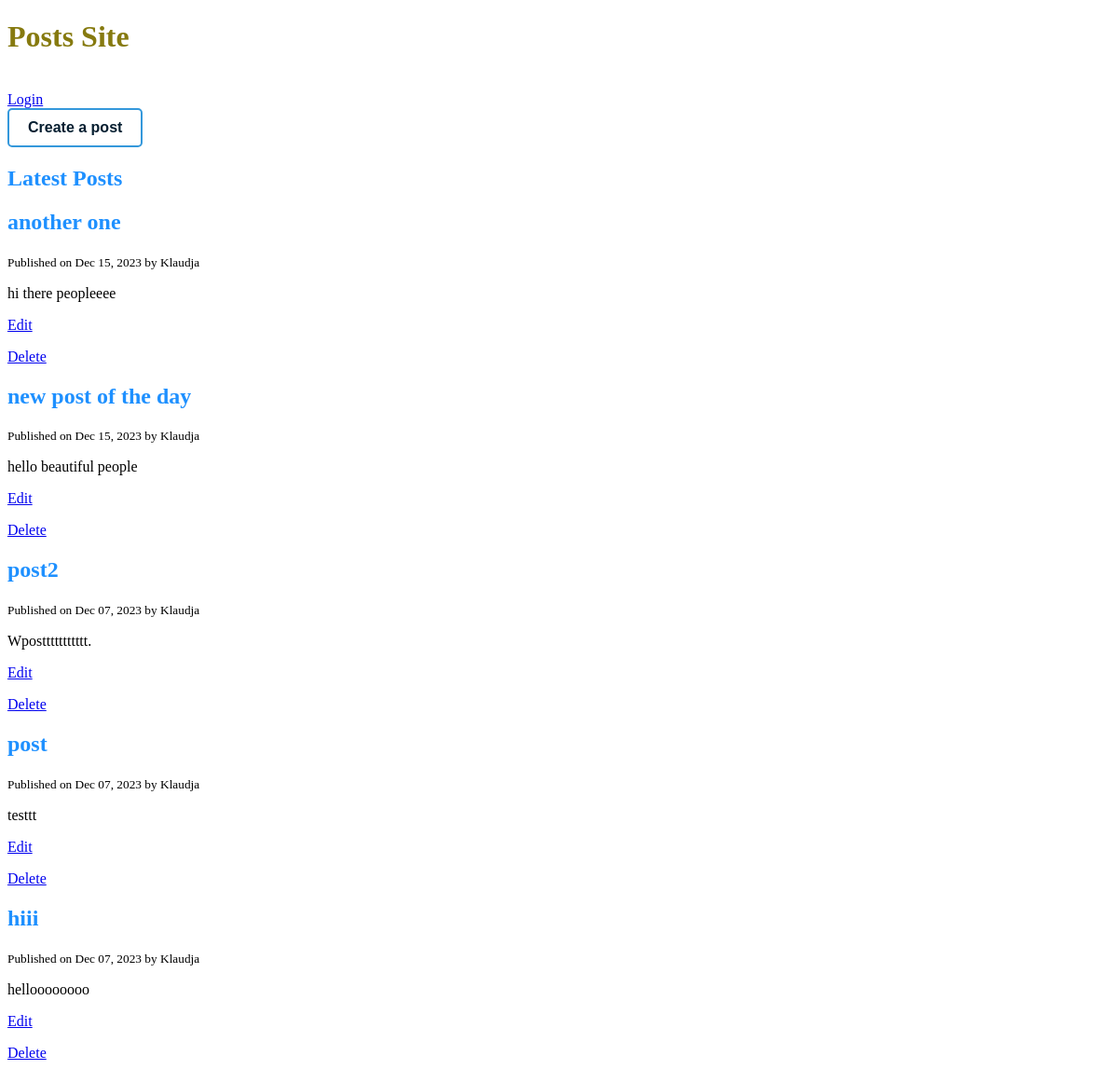
The page / on the database its author committed.
### blogapp/models.py (models this page shows, shortened)
class BlogPost(models.Model):
    title = models.CharField(max_length=100)
    content = models.TextField(default='Write your content here...')
    published_at = models.DateTimeField(default=timezone.now)
    author = models.ForeignKey(User, on_delete=models.CASCADE)
    class Meta:
        ordering = ['-published_at']

### blogapp/views.py (the view)
# urls.py: path("", blog, name="blog.html"),
def blog(request):
    posts = BlogPost.objects.all()
    context = {"posts" : posts}
    return render(request, "blogapp/blog.html", context)

### blogapp/templates/blogapp/blog.html (shortened to what this page needs)
{% load static %}
<!DOCTYPE html>
<html lang="en">
<head>
    <link rel="stylesheet" type="text/css" href="{% static 'blogapp/style.css' %}">
</head>
<body>
    <h1>Posts Site</h1>
    <br>
    {%if request.user.is_authenticated %}
        <span>Hi {{ request.user.username | title }}</span>
        <a href="{% url 'logout' %}">Logout</a>
    {%else%}
        <a href="{% url 'login' %}">Login</a>
    {%endif%}
    <br>
    <a href = "{% url 'post_form.html' %}" > <button class=" btn"> Create a post </button></a>
    <h2> Latest Posts</h2>
	{% for post in posts %}
		<h2>{{ post.title }}</h2>
		<small>Published on {{ post.published_at | date:"M d, Y" }} by {{ post.author | title}}</small>
		<p>{{ post.content }}</p>
        <p><a href="{% url 'post-edit' post.id %}">Edit</a></p>
        <a href="{% url 'post-delete' post.id%}">Delete</a>
    {% endfor %}
</body>
</html>

### blogapp/static/blogapp/style.css (style rules this page uses)
h1 { color: rgb(134, 122, 15); }
h2 { color: dodgerblue; }
.btn { display: inline-block; padding: 10px 20px; font-size: 16px; font-weight: bold; text-align: center; text-decoration: none; cursor: pointer; border: 2px solid #3498db; color: rgb(5, 30, 48); background-color: white; border-radius: 5px; transition: background-color 0.3s, color 0.3s; }

### rows shown on the page
BlogPost: title "another one", published_at "Dec 15, 2023", author "Klaudja", content "hi there peopleeee"
BlogPost: title "new post of the day", published_at "Dec 15, 2023", author "Klaudja", content "hello beautiful people"
BlogPost: title "post2", published_at "Dec 07, 2023", author "Klaudja", content "Wposttttttttttt."
BlogPost: title "post", published_at "Dec 07, 2023", author "Klaudja", content "testtt"
BlogPost: title "hiii", published_at "Dec 07, 2023", author "Klaudja", content "helloooooooo"
